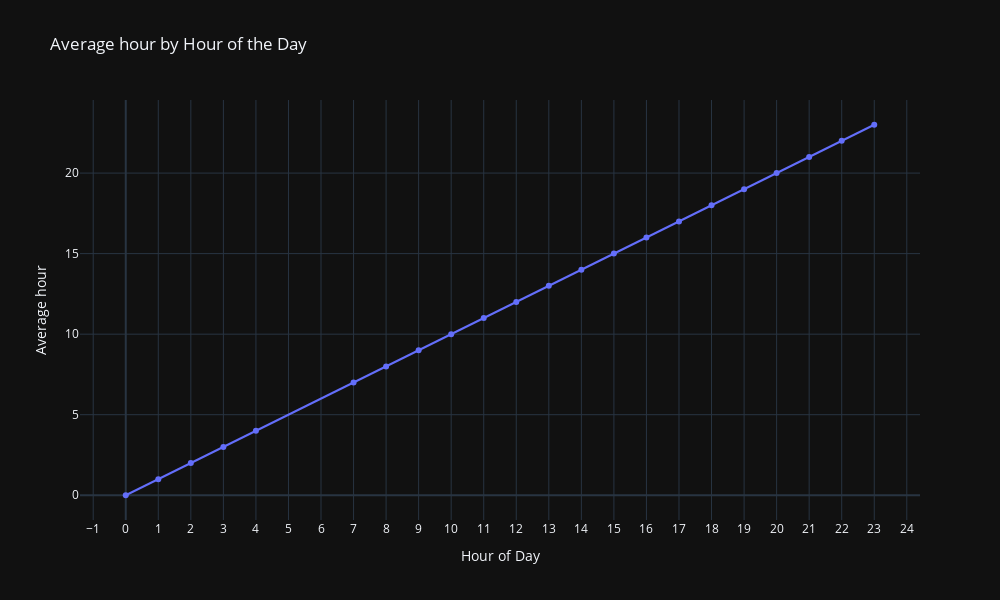
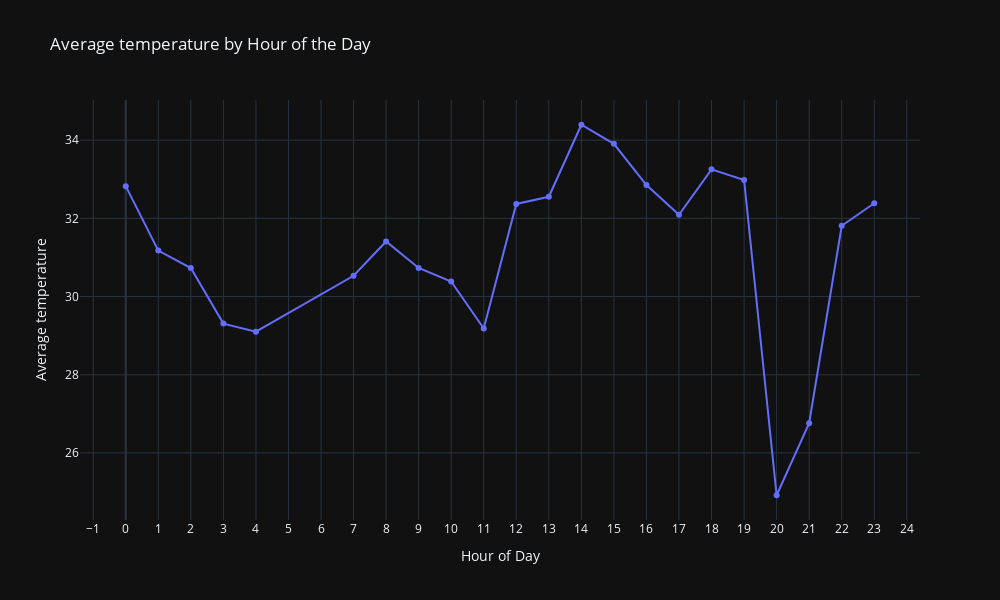
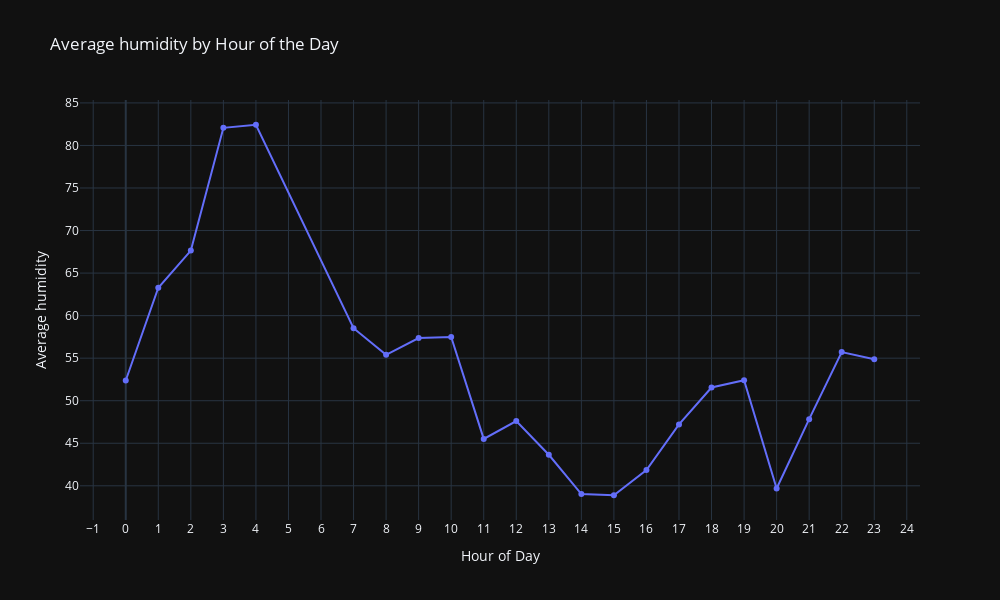
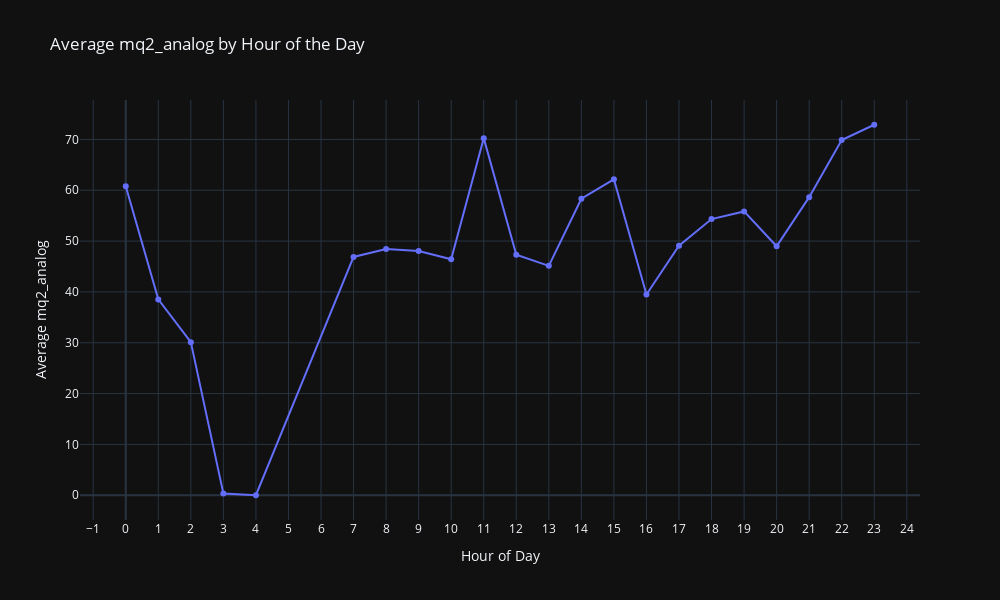

Notebook code cell kept with these figures, in order:
### Code cell
import pandas as pd
import plotly.graph_objects as go

# Ensure 'datatime' column is in datetime format
data['datatime'] = pd.to_datetime(data['datatime'])

# Extract the hour from 'datatime' for grouping
data['hour'] = data['datatime'].dt.hour

# Group by 'hour' and calculate the mean for each parameter
hourly_avg = data.groupby('hour').mean().reset_index()

# List of parameters to plot (exclude 'id', 'datatime', and 'digital' columns)
parameters = [col for col in hourly_avg.columns if 'digital' not in col and col != 'id' and col != 'datatime']

# Generate and show a plot for each parameter
for column in parameters:
    # Create a figure for each parameter
    fig = go.Figure()

    fig.add_trace(
        go.Scatter(
            x=hourly_avg['hour'],
            y=hourly_avg[column],
            mode='lines+markers',
            name=column,
            line=dict(width=2),
            marker=dict(size=6)
        )
    )

    # Update layout for better presentation
    fig.update_layout(
        title=f"Average {column} by Hour of the Day",
        xaxis_title="Hour of Day",
        yaxis_title=f"Average {column}",
        hovermode="closest",
        template="plotly_dark",  # Use a dark theme for a beautiful look
        xaxis=dict(tickmode="linear", tick0=0, dtick=1),  # Set tick marks for each hour
        width=1000,
        height=600
    )

    # Show the interactive plot
    fig.show()

### Figure 1 — Plotly figure (JSON) as saved in the notebook; plotly's stock layout.template omitted (floating-point values rounded to 4 significant figures)
{"data": [{"line": {"width": 2}, "marker": {"size": 6}, "mode": "lines+markers", "name": "hour", "type": "scatter", "x": [0, 1, 2, 3, 4, 7, 8, 9, 10, 11, 12, 13, 14, 15, 16, 17, 18, 19, 20, 21, 22, 23], "y": [0, 1, 2, 3, 4, 7, 8, 9, 10, 11, 12, 13, 14, 15, 16, 17, 18, 19, 20, 21, 22, 23]}], "layout": {"height": 600, "hovermode": "closest", "title": {"text": "Average hour by Hour of the Day"}, "width": 1000, "xaxis": {"dtick": 1, "tick0": 0, "tickmode": "linear", "title": {"text": "Hour of Day"}}, "yaxis": {"title": {"text": "Average hour"}}}}

### Figure 2 — Plotly figure (JSON) as saved in the notebook; plotly's stock layout.template omitted (floating-point values rounded to 4 significant figures)
{"data": [{"line": {"width": 2}, "marker": {"size": 6}, "mode": "lines+markers", "name": "temperature", "type": "scatter", "x": [0, 1, 2, 3, 4, 7, 8, 9, 10, 11, 12, 13, 14, 15, 16, 17, 18, 19, 20, 21, 22, 23], "y": [32.82, 31.18, 30.73, 29.31, 29.1, 30.53, 31.41, 30.73, 30.39, 29.18, 32.37, 32.55, 34.4, 33.91, 32.85, 32.09, 33.26, 32.98, 24.92, 26.76, 31.81, 32.39]}], "layout": {"height": 600, "hovermode": "closest", "title": {"text": "Average temperature by Hour of the Day"}, "width": 1000, "xaxis": {"dtick": 1, "tick0": 0, "tickmode": "linear", "title": {"text": "Hour of Day"}}, "yaxis": {"title": {"text": "Average temperature"}}}}

### Figure 3 — Plotly figure (JSON) as saved in the notebook; plotly's stock layout.template omitted (floating-point values rounded to 4 significant figures)
{"data": [{"line": {"width": 2}, "marker": {"size": 6}, "mode": "lines+markers", "name": "humidity", "type": "scatter", "x": [0, 1, 2, 3, 4, 7, 8, 9, 10, 11, 12, 13, 14, 15, 16, 17, 18, 19, 20, 21, 22, 23], "y": [52.38, 63.27, 67.65, 82.07, 82.43, 58.53, 55.39, 57.37, 57.49, 45.51, 47.6, 43.65, 39.03, 38.89, 41.86, 47.21, 51.55, 52.41, 39.68, 47.83, 55.72, 54.89]}], "layout": {"height": 600, "hovermode": "closest", "title": {"text": "Average humidity by Hour of the Day"}, "width": 1000, "xaxis": {"dtick": 1, "tick0": 0, "tickmode": "linear", "title": {"text": "Hour of Day"}}, "yaxis": {"title": {"text": "Average humidity"}}}}

### Figure 4 — Plotly figure (JSON) as saved in the notebook; plotly's stock layout.template omitted (floating-point values rounded to 4 significant figures)
{"data": [{"line": {"width": 2}, "marker": {"size": 6}, "mode": "lines+markers", "name": "mq2_analog", "type": "scatter", "x": [0, 1, 2, 3, 4, 7, 8, 9, 10, 11, 12, 13, 14, 15, 16, 17, 18, 19, 20, 21, 22, 23], "y": [60.8, 38.53, 30.12, 0.3232, 0, 46.88, 48.43, 48.05, 46.43, 70.25, 47.3, 45.13, 58.34, 62.15, 39.5, 49.1, 54.33, 55.84, 48.98, 58.65, 69.87, 72.89]}], "layout": {"height": 600, "hovermode": "closest", "title": {"text": "Average mq2_analog by Hour of the Day"}, "width": 1000, "xaxis": {"dtick": 1, "tick0": 0, "tickmode": "linear", "title": {"text": "Hour of Day"}}, "yaxis": {"title": {"text": "Average mq2_analog"}}}}
